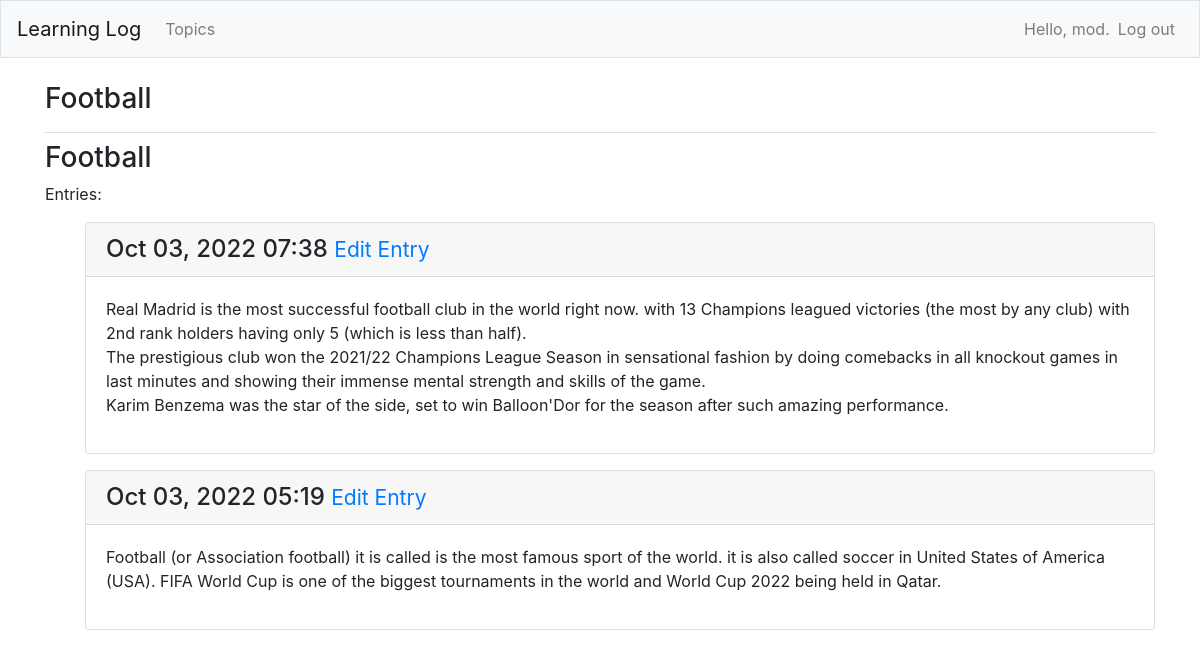
The page /topics/1/ (signed in) on the database its author committed.
### learning_logs/models.py (models this page shows, shortened)
class Topic(models.Model):
    text = models.CharField(max_length=200)
    date_added = models.DateTimeField(auto_now_add=True)
    owner = models.ForeignKey(User, on_delete=models.CASCADE)
    def __str__(self):
        return self.text

class Entry(models.Model):
    topic = models.ForeignKey(Topic, on_delete=models.CASCADE)
    text = models.TextField()
    date_added = models.DateTimeField(auto_now_add=True)
    class Meta:
        verbose_name_plural = 'entries'

### learning_logs/views.py (the view)
# urls.py: path('topics/<int:topic_id>/',views.topic, name='topic'),	# Individual Topic Page
@login_required
def topic(request,topic_id):
	topic= Topic.objects.get(id=topic_id)
	if topic.owner != request.user:
		raise Http404
	entries= topic.entry_set.order_by('-date_added')
	context= {'topic':topic, 'entries':entries}
	return render(request, 'learning_logs/topic.html',context)

### learning_logs/templates/learning_logs/topic.html
{% extends "learning_logs/base.html" %}
{% block content %}
{% block page_header %}
	<h3>{{topic}}</h3>
{% endblock page_header %}
<p> Entries:</p>
<ul>
	{% for entry in entries %}
	<div class="card mb-3">
		<h4 class="card-header">
			{{entry.date_added|date:'M d, Y H:i' }}
			<small>	<a href="{% url 'learning_logs:edit_entry' entry.id%}">Edit Entry</a></small>
		</h4>
		<div class="card-body">
			{{entry.text|linebreaks}}
		</div>
	</div>
{% empty %}
	<p> There are not entries for this topic yet </p>
{% endfor %}
{% endblock content %}

### learning_logs/templates/learning_logs/base.html (shortened to what this page needs)
{% load bootstrap4 %}
<!doctype html>
<html lang="en">
<head>
    {% bootstrap_css %}
</head>
<body>
    <nav class="navbar navbar-expand-md navbar-light bg-light mb-4 border">
        <a class="navbar-brand" href="{% url 'learning_logs:index' %}"> Learning Log </a>
        <div class="collapse navbar-collapse" id="navbarCollapse">
            <ul class="navbar-nav mr-auto">
                <li class="nav-item">
                    <a class="nav-link" href="{% url 'learning_logs:topics' %}">
                    Topics </a></li>
                </ul>
            <ul class="navbar-nav ml-auto">
                {% if user.is_authenticated %}
                <li class="nav-item">
                    <span class="navbar-text">Hello, {{user.username}}.</span>
                </li>
                <li class="nav-item">
                    <a class="nav-link" href="{% url 'users:logout' %}">Log out </a>
                </li>
                {% endif %}
            </ul>
        </div>
    </nav>
    <main role="main" class="container">
        <div class="pb-2 mb-2 border-bottom">
            {% block page_header %}{% endblock page_header %}
        </div>
        <div >
            {% block content %}{% endblock content %}
        </div>
    </main>
</body>

### rows shown on the page
Topic: text "Football Football"
Entry: date_added "Oct 03, 2022 07:38", text "Real Madrid is the most successful football club in the world right now. with 13 Champions leagued victories (the most by any club) with 2nd rank holders having only 5 (which is less than half). The prestigious club won the 2021/22 Champions League Season in sensational fashion by doing comebacks in all knockout games in last minutes and showing their immense mental strength and skills of the game. Karim Benzema was the star of the side, set to win Balloon'Dor for the season after such amazing performance."
Entry: date_added "Oct 03, 2022 05:19", text "Football (or Association football) it is called is the most famous sport of the world. it is also called soccer in United States of America (USA). FIFA World Cup is one of the biggest tournaments in the world and World Cup 2022 being held in Qatar."

### other values the page prints
{{ user.username }} "mod"
